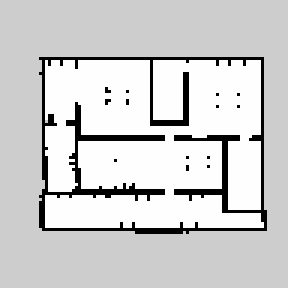
#> input picture src/laser_value/src/map_02.pgm, 96 x 96 px, found by its file name (shown 3 times larger)
$ python test_map.py
#> lines starting #> are read from the running program, lines starting #| are printed output that depends on the picture; after the words box and inside, x2 and y2 are one past the last pixel; in counts of white or black regions, pixels touching at a corner belong together
import numpy as np
import cv2
from matplotlib import pyplot as plt
from visualizer import visibility
# %matplotlib inline

fn = '/home/marco/Documents/AMR/turtlebot_project_ws/map_02.pgm'
#fn = 'virtual_map.pgm'
# img1 = cv2.imread(fn, cv2.COLOR_BGR2GRAY)

img = cv2.imread(fn, cv2.IMREAD_GRAYSCALE)
#> img is the input picture: shape (96, 96); min 0, max 254, mean 206.6
image = img.copy()
plot = 0
if plot:
    #plt.figure(figsize=(15,10))
    #plt.imshow(image, cmap='gray',vmin=0, vmax=255)
    #plt.show()
    cv2.imshow('house', image)
    cv2.waitKey(0)

centre = [67, 33]
# centre = [267, 135]
image[centre[1], centre[0]] = 1
#> image: shape (96, 96); 0.01% of pixels changed, all inside (x1, y1, x2, y2) = (67, 33, 68, 34)


# sensor_output = 3 * np.random.rand(360)
sensor_output = np.ones(360)
sensor_output[0:45] = 6
resolution = 0.05
sensor_output_discrete = sensor_output / resolution
sensor_output_discrete = sensor_output_discrete.astype(int)
'''
for l in range(10):
    for i in range(20):
            x = round(i * np.cos(l))
            y = round(i * np.sin(l))
            if l <= 90:
                image[centre[1]-y, centre[0]-x] = 30
            elif l > 90 and l<=180:
                image[centre[1]-y, centre[0]+x] = 30
            elif l > 180 and l<=270:
                image[centre[1]+y, centre[0]+x] = 30
            elif l > 270 and l<=360:
                image[centre[1]+y, centre[0]-x] = 30

'''
'''
for l in range(len(sensor_output_discrete)):
    if sensor_output_discrete[l] == 120:
        d = 1
        while True:
            x = round(d * np.cos(l))
            y = round(d * np.sin(l))
            if l <= 90 and image[centre[1]-y, centre[0]-x] > 0:
                image[centre[1]-y, centre[0]-x] = 30
            elif l > 90 and l<=180 and image[centre[1]-y, centre[0]-x] > 0:
                image[centre[1]-y, centre[0]+x] = 30
            elif l > 180 and l<=270 and image[centre[1]+y, centre[0]+x] > 0:
                image[centre[1]+y, centre[0]+x] = 30
            elif l > 270 and l<=360 and image[centre[1]+y, centre[0]+x] > 0:
                image[centre[1]+y, centre[0]-x] = 30
            else:
                break
            d += 1
    else:
        for i in range(1, sensor_output_discrete[l]):
            x = round(i * np.cos(l))
            y = round(i * np.sin(l))
            if l <= 90:
                image[centre[1]-y, centre[0]-x] = 30
            elif l > 90 and l<=180:
                image[centre[1]-y, centre[0]+x] = 30
            elif l > 180 and l<=270:
                image[centre[1]+y, centre[0]+x] = 30
            elif l > 270 and l<=360:
                image[centre[1]+y, centre[0]-x] = 30
'''

for l in range(360):
    d = 1
    while True:
        x = int(round(d * np.cos(l)))
        y = int(round(d * np.sin(l)))
        if l <= 90 and image[(centre[1] - y), (centre[0] - x)] > 0:
            image[centre[1] - y, centre[0] - x] = 80
        elif l > 90 and l <= 180 and image[centre[1] - y, centre[0] + x] > 0:
            image[centre[1] - y, centre[0] + x] = 80
        elif l > 180 and l <= 270 and image[centre[1] + y, centre[0] + x] > 0:
            image[centre[1] + y, centre[0] + x] = 80
        elif l > 270 and l <= 360 and image[centre[1] + y, centre[0] - x] > 0:
            image[centre[1] + y, centre[0] - x] = 80
        else:
            break
        d += 1
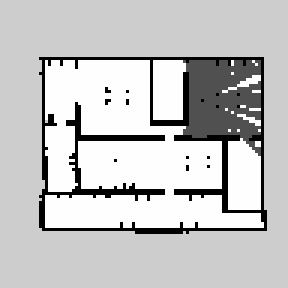
#> image: shape (96, 96) (shown 3 times larger); min 0, max 254, mean 195.9


# image = visibility(image, centre)

plot = 1
if plot:
    plt.figure(figsize=(15,10))
    plt.imshow(image, cmap='gray',vmin=0, vmax=255)
    plt.show()
    # cv2.imshow('house', image)
    # cv2.waitKey(0)
